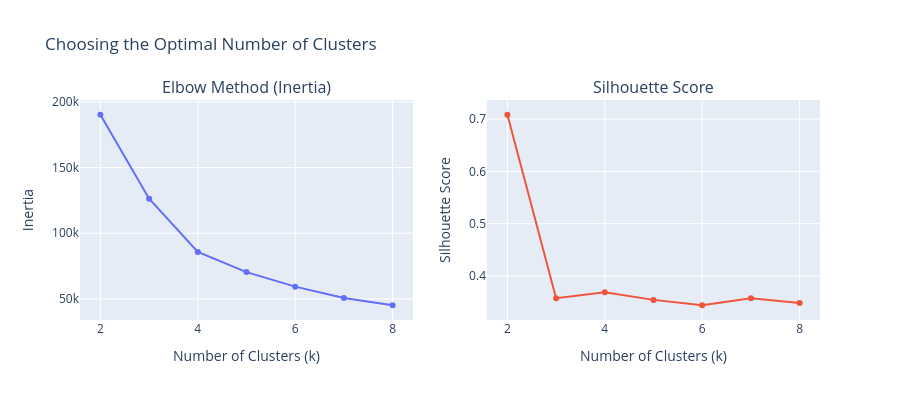

Notebook code cell kept with this figure:
### Code cell
fig = make_subplots(rows=1, cols=2,
                    subplot_titles=["Elbow Method (Inertia)", "Silhouette Score"])

fig.add_trace(go.Scatter(x=list(k_range), y=inertias,
                         mode="lines+markers", marker_color="#636EFA", name="Inertia"),
              row=1, col=1)

fig.add_trace(go.Scatter(x=list(k_range), y=silhouette_scores,
                         mode="lines+markers", marker_color="#EF553B", name="Silhouette"),
              row=1, col=2)

fig.update_layout(title="Choosing the Optimal Number of Clusters", height=400, showlegend=False)
fig.update_xaxes(title_text="Number of Clusters (k)")
fig.update_yaxes(title_text="Inertia", row=1, col=1)
fig.update_yaxes(title_text="Silhouette Score", row=1, col=2)
fig.show()

### Figure 1 — Plotly figure (JSON) as saved in the notebook; plotly's stock layout.template omitted (floating-point values rounded to 4 significant figures)
{"data": [{"marker": {"color": "#636EFA"}, "mode": "lines+markers", "name": "Inertia", "type": "scatter", "x": [2, 3, 4, 5, 6, 7, 8], "xaxis": "x", "y": [190200.0, 126300.0, 85780.0, 70390.0, 59330.0, 50740.0, 45170.0], "yaxis": "y"}, {"marker": {"color": "#EF553B"}, "mode": "lines+markers", "name": "Silhouette", "type": "scatter", "x": [2, 3, 4, 5, 6, 7, 8], "xaxis": "x2", "y": [0.7082, 0.3578, 0.3692, 0.3545, 0.3442, 0.3577, 0.3483], "yaxis": "y2"}], "layout": {"annotations": [{"font": {"size": 16}, "showarrow": false, "text": "Elbow Method (Inertia)", "x": 0.225, "xanchor": "center", "xref": "paper", "y": 1, "yanchor": "bottom", "yref": "paper"}, {"font": {"size": 16}, "showarrow": false, "text": "Silhouette Score", "x": 0.775, "xanchor": "center", "xref": "paper", "y": 1, "yanchor": "bottom", "yref": "paper"}], "height": 400, "showlegend": false, "title": {"text": "Choosing the Optimal Number of Clusters"}, "xaxis": {"anchor": "y", "domain": [0, 0.45], "title": {"text": "Number of Clusters (k)"}}, "xaxis2": {"anchor": "y2", "domain": [0.55, 1], "title": {"text": "Number of Clusters (k)"}}, "yaxis": {"anchor": "x", "domain": [0, 1], "title": {"text": "Inertia"}}, "yaxis2": {"anchor": "x2", "domain": [0, 1], "title": {"text": "Silhouette Score"}}}}
